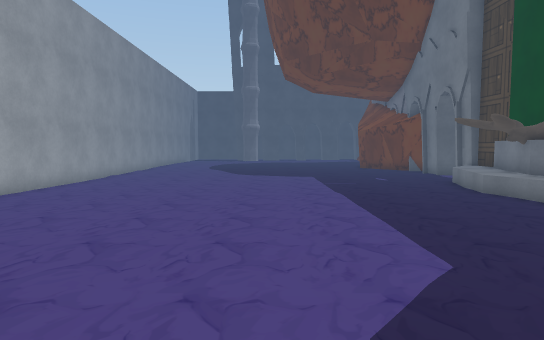
[1] (above)

19 first-person views from a walk through a 3-D level made in the Unity game engine. The camera is 1.5 m above the floor, tilts 4° down and sees 75° across. The floor is counted in squares, 1 m on a side. Each view is taken from the middle of a square. On the plan, view 1 faces up. The plan holds only what a view shows up to about 16 squares ahead; the rest is blank. The place goes on beyond the plan. Some animated figures are not drawn. Some surface patterns are stand-ins.

[2]
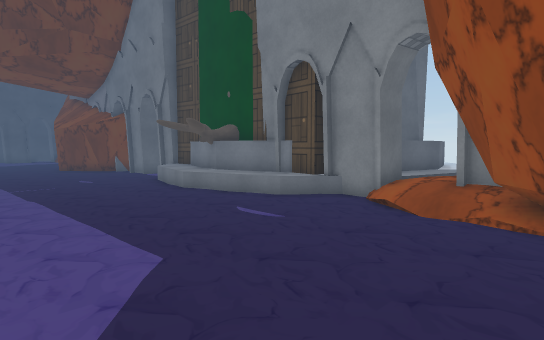

[3]
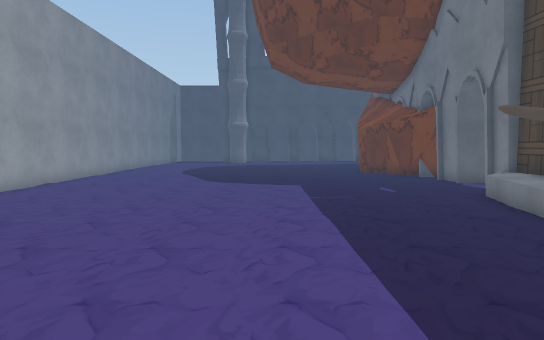

[4]
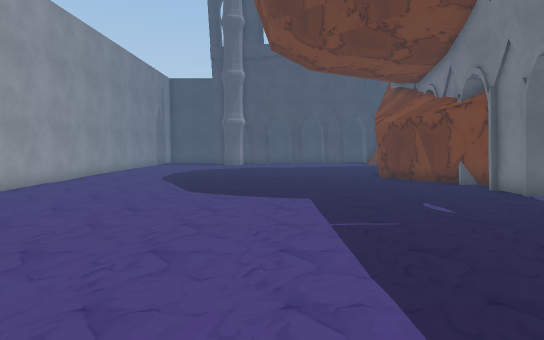

[5]
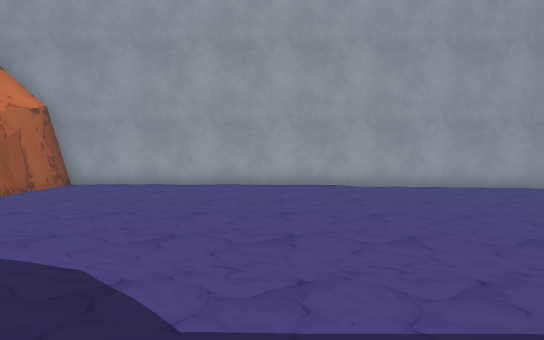

[6]
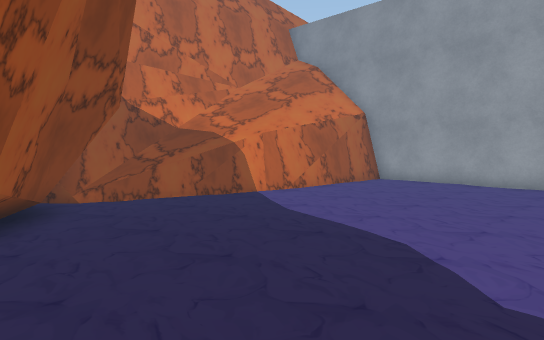

[7]
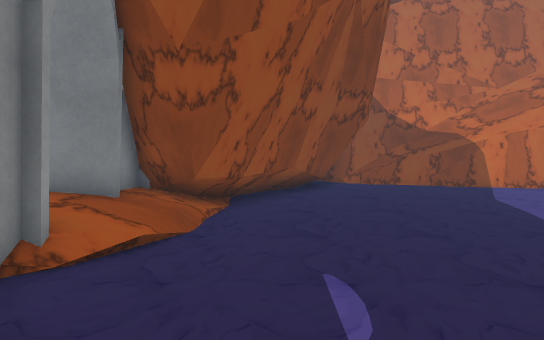

[8]
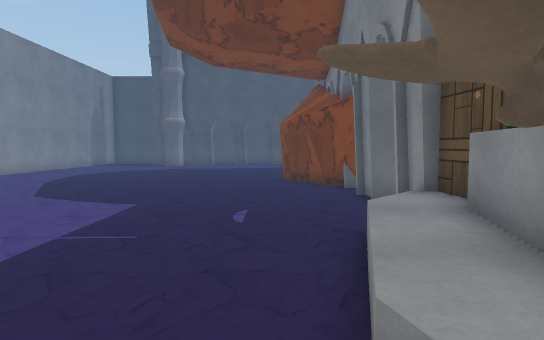

[9]
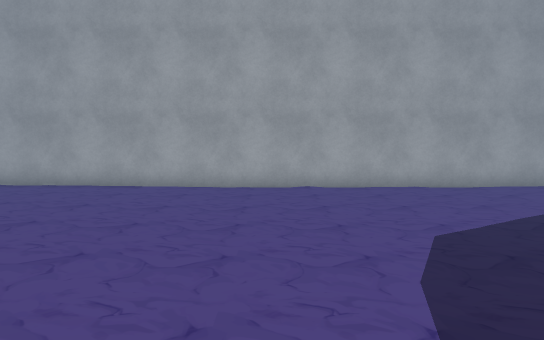

[10]
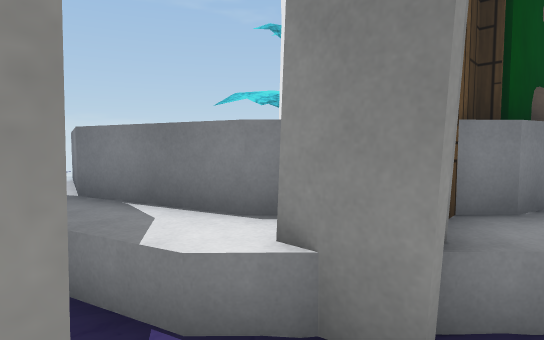

[11]
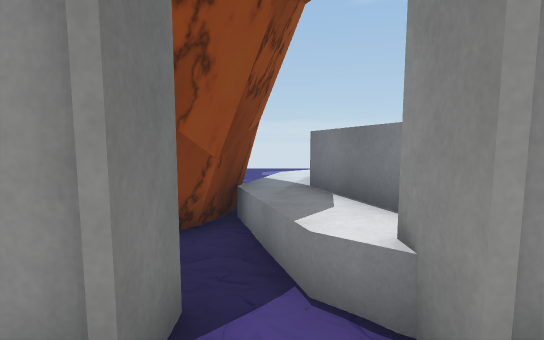

[12]
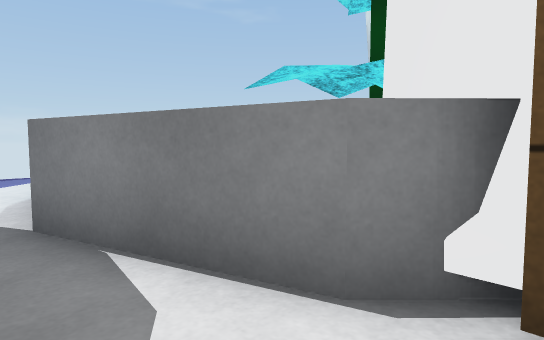

[13]
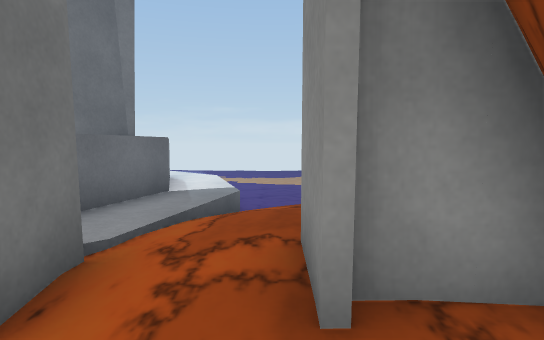

[14]
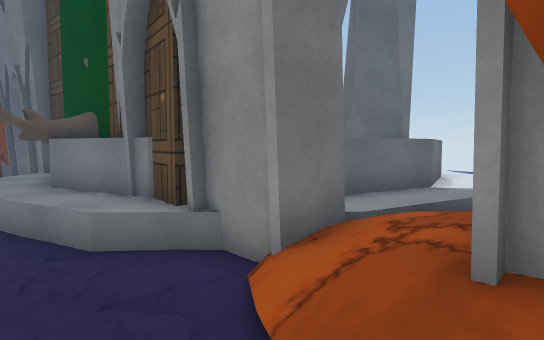

[15]
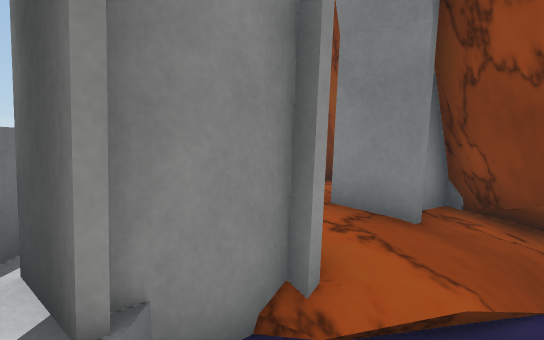

[16]
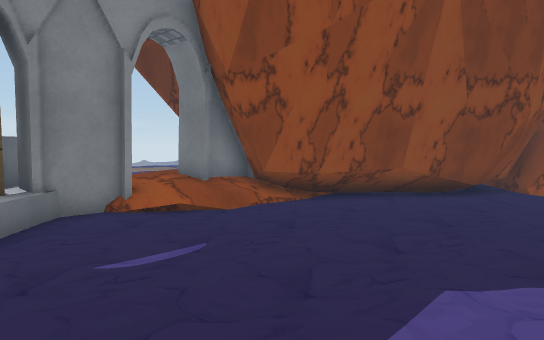

[17]
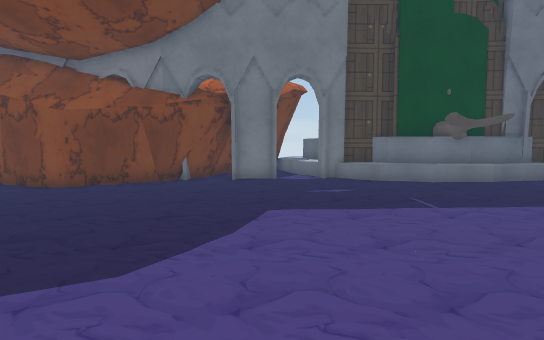

[18]
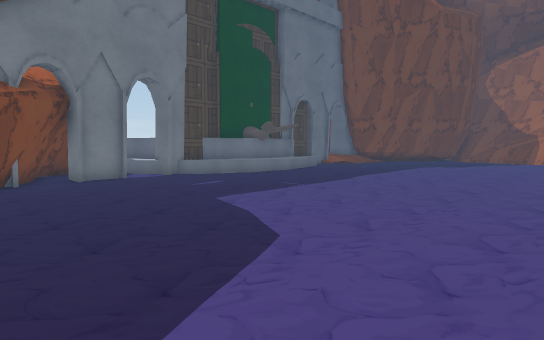

[19]
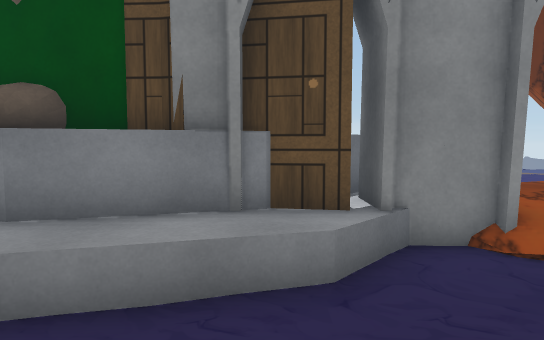

### Floor plan
Key: @ floor where view 1 was taken; # wall or solid block; . main floor; - floor 0.25 m lower than the main floor; : floor 0.5 m higher than the main floor; = window, fence, low wall or low ledge; ≈ lava or water the walk keeps out of; ^ raised ledge; B bush.
Columns run from 9 left of view 1 to 23 right of it. Each row starts with its distance up from view 1.
 25 #---------------##
 24 #----------------#
 23 #----------------##
 22 #-----------------##
 21 #------------------###
 20 #-----------------#####
 19 #----------------.#######
 18 #---------------....=#####=
 17 #--------------...##::^^^^::.
 16 #--------------...###^    ^::
 15 #-------------...^^ BBB
 14 #------------....^#  BB
 13 #-----------....^^#
 12 #----------.....^^#
 11 #...............^^#
 10 #...............^^#
  9 #...............^^#
  8 #................^#
  7 #................^##^  ≈##
  6 #.................##^^^ ####=
  5 #.................##::####==   ..
  4 #................≈≈≈≈≈≈    ......
  3 #................≈≈≈≈≈≈  ........
  2 #...............##≈≈≈≈   .......
  1 #...............### ≈
  0 #........@.....##    #
 -1 #.............##     ##
 -2 #.............##
 -3 #####=≈......##
 -4    #####==..##
 -5       ≈≈≈#≈≈##
 -6        ≈≈≈≈≈≈#
 -7           ≈≈≈#

Positions as (right, up) in squares from view 1, and headings:
1: (0, 0), facing up
2: (0, 0), facing up-right
3: (1, 4), facing up
4: (1, 8), facing up
5: (5, 5), facing left
6: (6, 5), facing down-left
7: (6, 9), facing down
8: (6, 9), facing up
9: (4, 18), facing left
10: (8, 19), facing down-right
11: (7, 18), facing right
12: (10, 18), facing down-right
13: (7, 3), facing right
14: (6, 2), facing up-right
15: (7, 7), facing down-right
16: (1, 8), facing down-right
17: (-6, 19), facing right
18: (-6, 25), facing down-right
19: (4, 8), facing right
